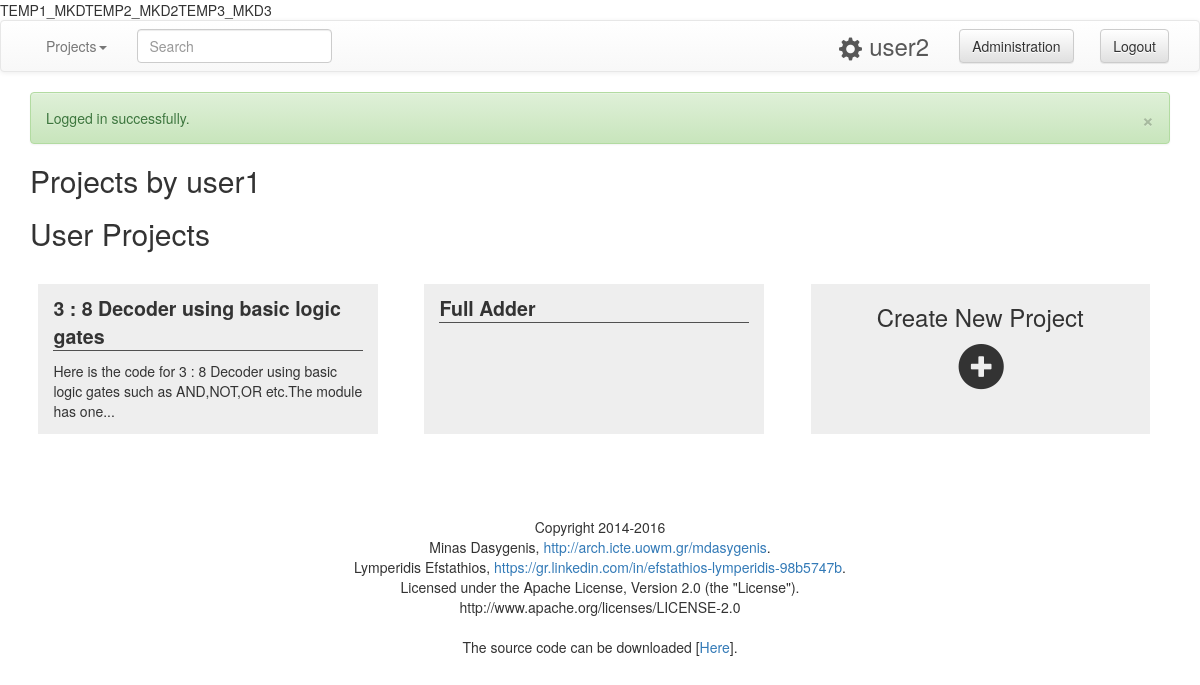
/project/user1 (signed in), run on an earlier commit of the app's database.
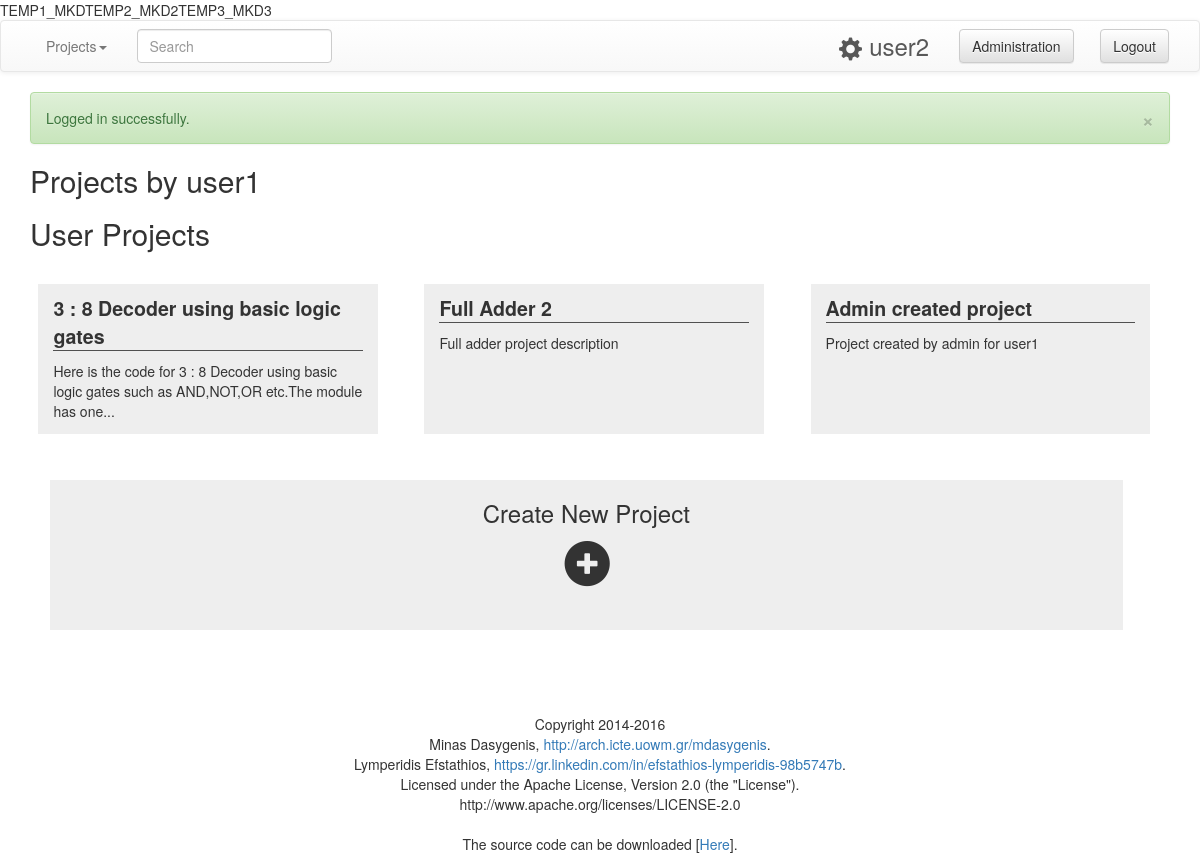
And on a later commit of the database.
### tables this page shows
CREATE TABLE `projects` (
  `id` int(11) NOT NULL,
  `name` varchar(50) NOT NULL,
  `description` text NOT NULL,
  `short_code` varchar(50) NOT NULL,
  `public` tinyint(1) NOT NULL DEFAULT '1'
);

### index.php (called while the page is built, shortened)
<?php
include('loader.php');
$allowed_action=false;
if( (isset($_SESSION['vhdl_user']['loged_in']) && $_SESSION['vhdl_user']['loged_in']==1) || $allowed_action==true ){
	if( isset($_GET['action']) ){
		$included_file = $_GET['action'].'.php';
	}else{
		if($_SESSION['vhdl_user']['id'] == '0'){
			$included_file='loggedin_sid.php';
		}else{
			$included_file='loggedin.php';
		}
	}
}else{
	$included_file='loggedout.php';
}
include('theme/header.php');
$messages->display_msg($_SESSION['vhdl_msg']);
include('pages/'.$included_file);
include('theme/footer.php');
if(isset($_GET)){
	var_dump($_GET);
}
if(isset($_POST)){
	var_dump($_POST);
}
if(isset($_SESSION)){
	var_dump($_SESSION);
}
?>

### classes/Database.php (called while the page is built, shortened)
<?php
class Database {
	public $conn;
	public function __construct(){
		$db_host="localhost";
		$db_username="root";
		$db_password="";
		$db_name="vhdl_compiler";
		try{
			$this->conn = new PDO("mysql:host=$db_host;dbname=$db_name;charset=utf8",$db_username,$db_password);
		}
			catch(PDOException $pe){
			die('Connection error:' . $pe->getmessage());
		}
	}
	public function get_user_projects($user_id) {
		$query = "SELECT projects.* FROM projects_editors INNER JOIN projects ON projects_editors.project_id = projects.id WHERE projects_editors.user_id = '".$user_id."' AND user_type='1'";
		$statement = $this->conn->prepare($query);
		$statement->execute();
		return $statement->fetchAll();
	}
	public function get_user_information($user, $search_type) {
		$query = "SELECT * FROM users WHERE  ".$search_type."= '".$user."'";
		$statement = $this->conn->prepare($query);
		$statement->execute();
		return $statement->fetch();
	}
}
?>

### classes/General.php (called while the page is built, shortened)
<?php
class General {
	public function fix_string_length($string){
		if( strlen($string) >105 ){
			$output = substr($string,0,105);
			$output = substr($output,0, strrpos($output,' ') )."...";
		}else{
			$output = $string;
		}
		return $output;
	}
}
?>

### pages/extra/list-other-user-projects_admin.php (the view, shortened to what this page needs)
<?php
	$projects = $db->get_user_projects($search_user['id']);
	$proj_num = count($projects)+1;
	$last_row = $proj_num % 3;
	if($last_row!=0){
		$last_row_size = (12 / $last_row)-1;
	}else{
		$last_row_size = 11;
	}
	$j=1;
?>
<h2>User Projects</h2>
	<?php
		$i=0;
		$size='col-sm-3';
		echo '<div class="row">';
		foreach ($projects as $project) {
			$thresshold = $last_row+$j;
			$description = $gen->fix_string_length($project['description']);
			if( $thresshold <= $proj_num){
				$size='col-sm-3';
			}else{
				$size='col-sm-'.$last_row_size." center-tile-".$last_row_size;
			}
			$i++;
			echo "<div class='".$size." square-tiles' onclick='window.location=\"".$BASE_URL."/project/".$search_user['username']."/".$project['short_code']."\";'>";
			echo "<div class='header'>".$project['name']."</div>";
			echo "<p>".$description."</p>";
			echo "</div>";
			$j++;
		}
		$thresshold = $last_row+$j;
		if( $thresshold <= $proj_num){
			$size='col-sm-3';
		}else{
			$size='col-sm-'.$last_row_size." center-tile-".$last_row_size;
		}
		if($i<=3){
			echo "<div class='".$size." square-tiles' onclick='window.location=\"".$BASE_URL."/create-project/".$search_user['username']."\";'><center>";
			echo "<h3>Create New Project</h3>";
			echo '<span class="glyphicon glyphicon-plus-sign pointer very-strong" aria-hidden="true"></span></center></div></div>';
		}
	?>

### classes/Messages.php (shortened to what this page needs)
<?php
class Messages {
	public function display_msg($msg_codes_array) {
		foreach($msg_codes_array as $msg_id){
			echo '<div class="alert alert-'.$this->messages[$msg_id][1].'">'
   					.'<a href="#" class="close" data-dismiss="alert" aria-label="close">&times;</a>'
    				.$this->messages[$msg_id][0]
				.'</div>';
		}
	}
}
?>

What changed in the data, as far as the page shows it:
changed projects: name "Full Adder" → "Full Adder 2"; description (not shown) → "Full adder project description"
added projects: name "Admin created project", description "Project created by admin for user1"
